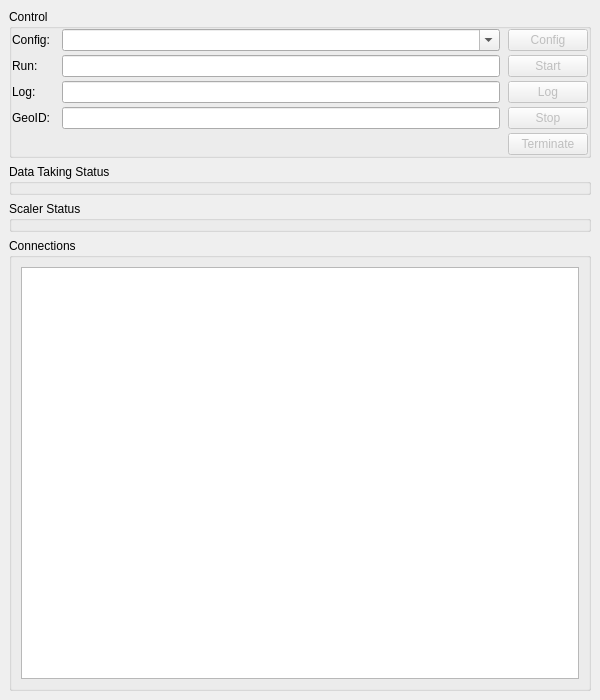
<?xml version="1.0" encoding="UTF-8"?>
<ui version="4.0">
 <class>wndRun</class>
 <widget class="QMainWindow" name="wndRun">
  <property name="enabled">
   <bool>true</bool>
  </property>
  <property name="geometry">
   <rect>
    <x>0</x>
    <y>0</y>
    <width>600</width>
    <height>700</height>
   </rect>
  </property>
  <property name="minimumSize">
   <size>
    <width>600</width>
    <height>700</height>
   </size>
  </property>
  <property name="windowTitle">
   <string>eudaq Run Control</string>
  </property>
  <property name="windowIcon">
   <iconset>
    <normaloff>../../images/Icon_euRun.png</normaloff>../../images/Icon_euRun.png</iconset>
  </property>
  <widget class="QWidget" name="centralwidget">
   <property name="minimumSize">
    <size>
     <width>600</width>
     <height>600</height>
    </size>
   </property>
   <layout class="QGridLayout" name="gridLayout_2">
    <item row="0" column="0">
     <widget class="QGroupBox" name="grpControl">
      <property name="title">
       <string>Control</string>
      </property>
      <layout class="QGridLayout">
       <property name="horizontalSpacing">
        <number>8</number>
       </property>
       <property name="verticalSpacing">
        <number>4</number>
       </property>
       <property name="margin">
        <number>0</number>
       </property>
       <item row="2" column="2">
        <widget class="QPushButton" name="btnStart">
         <property name="enabled">
          <bool>false</bool>
         </property>
         <property name="toolTip">
          <string>Start a run</string>
         </property>
         <property name="text">
          <string>Start</string>
         </property>
        </widget>
       </item>
       <item row="2" column="0">
        <widget class="QLabel" name="lblRunmsg">
         <property name="text">
          <string>Run: </string>
         </property>
        </widget>
       </item>
       <item row="4" column="1">
        <widget class="QLineEdit" name="txtGeoID">
         <property name="toolTip">
          <string>Double-click to change GeoID</string>
         </property>
         <property name="readOnly">
          <bool>true</bool>
         </property>
        </widget>
       </item>
       <item row="1" column="1">
        <widget class="QComboBox" name="cmbConfig">
         <property name="sizePolicy">
          <sizepolicy hsizetype="Expanding" vsizetype="Fixed">
           <horstretch>0</horstretch>
           <verstretch>0</verstretch>
          </sizepolicy>
         </property>
         <property name="toolTip">
          <string>Select configuration to use</string>
         </property>
         <property name="editable">
          <bool>true</bool>
         </property>
         <property name="maxVisibleItems">
          <number>16</number>
         </property>
         <property name="insertPolicy">
          <enum>QComboBox::InsertAlphabetically</enum>
         </property>
        </widget>
       </item>
       <item row="2" column="1">
        <widget class="QLineEdit" name="txtRunmsg">
         <property name="toolTip">
          <string>An optional message to add to the Run</string>
         </property>
        </widget>
       </item>
       <item row="3" column="1">
        <widget class="QLineEdit" name="txtLogmsg">
         <property name="toolTip">
          <string>Send a message to the LogCollector</string>
         </property>
        </widget>
       </item>
       <item row="3" column="2">
        <widget class="QPushButton" name="btnLog">
         <property name="enabled">
          <bool>false</bool>
         </property>
         <property name="toolTip">
          <string>Send a log message</string>
         </property>
         <property name="text">
          <string>Log</string>
         </property>
        </widget>
       </item>
       <item row="3" column="0">
        <widget class="QLabel" name="lblLogmsg">
         <property name="text">
          <string>Log: </string>
         </property>
        </widget>
       </item>
       <item row="1" column="0">
        <widget class="QLabel" name="lblConfig">
         <property name="text">
          <string>Config: </string>
         </property>
        </widget>
       </item>
       <item row="4" column="0">
        <widget class="QLabel" name="lblGeoID">
         <property name="text">
          <string>GeoID:</string>
         </property>
        </widget>
       </item>
       <item row="4" column="2">
        <widget class="QPushButton" name="btnStop">
         <property name="enabled">
          <bool>false</bool>
         </property>
         <property name="toolTip">
          <string>Stop a run</string>
         </property>
         <property name="text">
          <string>Stop</string>
         </property>
        </widget>
       </item>
       <item row="5" column="2">
        <widget class="QPushButton" name="btnTerminate">
         <property name="enabled">
          <bool>false</bool>
         </property>
         <property name="toolTip">
          <string>Terminate the DAQ session</string>
         </property>
         <property name="text">
          <string>Terminate</string>
         </property>
        </widget>
       </item>
       <item row="1" column="2">
        <widget class="QPushButton" name="btnConfig">
         <property name="enabled">
          <bool>false</bool>
         </property>
         <property name="sizePolicy">
          <sizepolicy hsizetype="Minimum" vsizetype="Fixed">
           <horstretch>0</horstretch>
           <verstretch>0</verstretch>
          </sizepolicy>
         </property>
         <property name="toolTip">
          <string>Configure using the selected configuration</string>
         </property>
         <property name="text">
          <string>Config</string>
         </property>
        </widget>
       </item>
      </layout>
     </widget>
    </item>
    <item row="1" column="0">
     <widget class="QGroupBox" name="grpStatus">
      <property name="title">
       <string>Data Taking Status</string>
      </property>
      <layout class="QGridLayout">
       <property name="horizontalSpacing">
        <number>8</number>
       </property>
       <property name="verticalSpacing">
        <number>4</number>
       </property>
       <property name="margin">
        <number>0</number>
       </property>
      </layout>
     </widget>
    </item>
    <item row="2" column="0">
     <widget class="QGroupBox" name="scalerStatus">
      <property name="title">
       <string>Scaler Status</string>
      </property>
      <layout class="QGridLayout" name="_2">
       <property name="horizontalSpacing">
        <number>8</number>
       </property>
       <property name="verticalSpacing">
        <number>4</number>
       </property>
       <property name="margin">
        <number>0</number>
       </property>
      </layout>
     </widget>
    </item>
    <item row="3" column="0">
     <widget class="QGroupBox" name="grpConnections">
      <property name="title">
       <string>Connections</string>
      </property>
      <layout class="QGridLayout" name="gridLayout">
       <item row="0" column="0">
        <widget class="QTreeView" name="viewConn">
         <property name="toolTip">
          <string>Processes connected to the Run Control</string>
         </property>
         <property name="rootIsDecorated">
          <bool>false</bool>
         </property>
         <property name="sortingEnabled">
          <bool>true</bool>
         </property>
        </widget>
       </item>
      </layout>
     </widget>
    </item>
   </layout>
  </widget>
  <widget class="QMenuBar" name="menubar">
   <property name="geometry">
    <rect>
     <x>0</x>
     <y>0</y>
     <width>600</width>
     <height>22</height>
    </rect>
   </property>
  </widget>
 </widget>
 <tabstops>
  <tabstop>btnConfig</tabstop>
  <tabstop>txtRunmsg</tabstop>
  <tabstop>btnStart</tabstop>
  <tabstop>txtLogmsg</tabstop>
  <tabstop>btnLog</tabstop>
 </tabstops>
 <resources/>
 <connections>
  <connection>
   <sender>txtRunmsg</sender>
   <signal>returnPressed()</signal>
   <receiver>btnStart</receiver>
   <slot>animateClick()</slot>
   <hints>
    <hint type="sourcelabel">
     <x>307</x>
     <y>91</y>
    </hint>
    <hint type="destinationlabel">
     <x>545</x>
     <y>98</y>
    </hint>
   </hints>
  </connection>
  <connection>
   <sender>txtLogmsg</sender>
   <signal>returnPressed()</signal>
   <receiver>btnLog</receiver>
   <slot>animateClick()</slot>
   <hints>
    <hint type="sourcelabel">
     <x>298</x>
     <y>116</y>
    </hint>
    <hint type="destinationlabel">
     <x>545</x>
     <y>123</y>
    </hint>
   </hints>
  </connection>
 </connections>
</ui>
